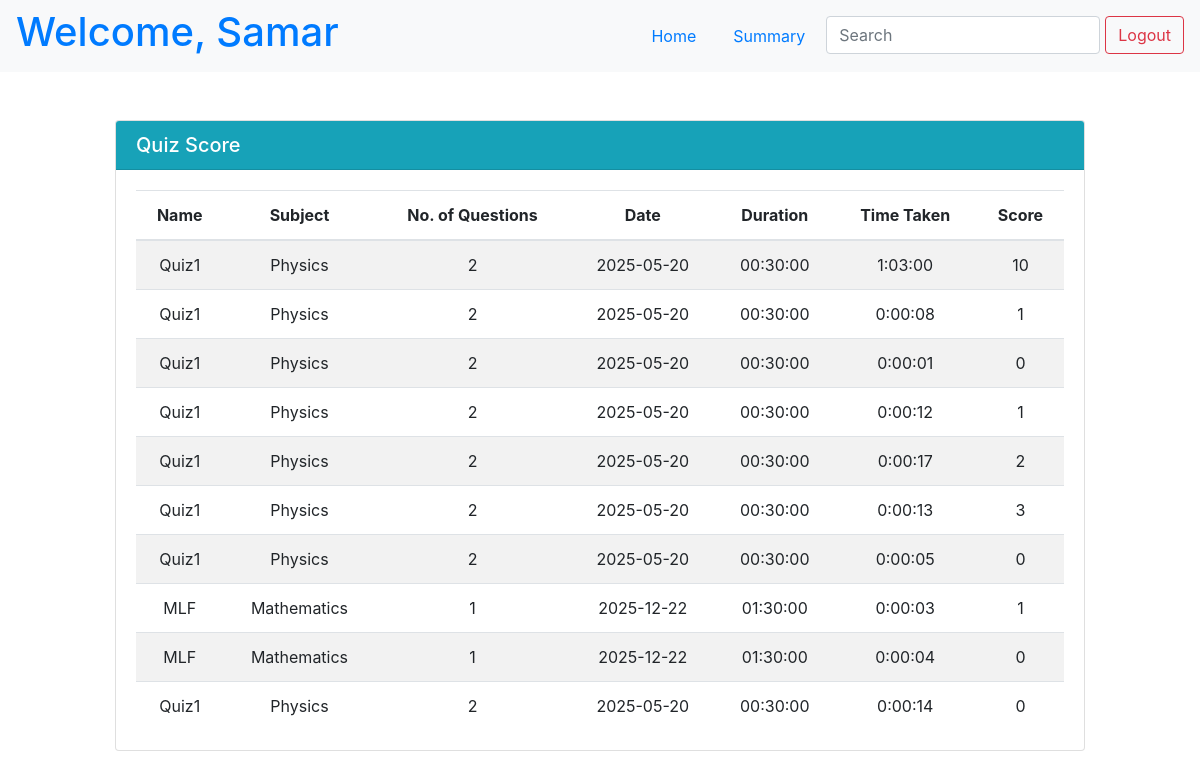
The app's page /samar/score (signed in) with its own data.
### app.py (models this page shows)
class User(db.Model):
    id = db.Column(db.Integer, primary_key=True)
    name = db.Column(db.String(255), nullable=False)
    username = db.Column(db.String(255), nullable=False, unique=True)
    password = db.Column(db.String(255), nullable=False)
    dob = db.Column(db.Date)
    blocked = db.Column(db.Boolean, default=0)
    score = db.relationship("Score", backref="user")

class Score(db.Model):
    id = db.Column(db.Integer, primary_key=True)
    quiz_id = db.Column(db.Integer, db.ForeignKey("quiz.id"), nullable=False)
    user_id = db.Column(db.Integer, db.ForeignKey("user.id"), nullable=False)
    start_time = db.Column(db.DateTime)
    end_time = db.Column(db.DateTime)
    user_score = db.Column(db.Integer, nullable=False)

class Quiz(db.Model):
    id = db.Column(db.Integer, primary_key=True)
    subject_id = db.Column(db.Integer, db.ForeignKey("subject.id"), nullable=False)
    name = db.Column(db.String(), nullable=False)
    quiz_date = db.Column(db.Date, nullable=False)
    time_duration = db.Column(db.Time, nullable=False)
    question = db.relationship('Quizwisequestion', backref="quiz")
    score = db.relationship('Score', backref="quiz")

class Subject(db.Model):
    id = db.Column(db.Integer, primary_key=True)
    name = db.Column(db.String(255), nullable=False)
    description = db.Column(db.String())
    chapter = db.relationship('Chapter', backref='subject')
    quiz = db.relationship('Quiz', backref="subject")

### app.py (the view)
@app.route("/<username>/score")
def user_score(username):
    user = User.query.filter_by(username=username).first()
    if not user or (not 'username' in session or username != session["username"]):
        flash("Invalid credentials!", "error")
        return redirect(url_for("index"))
    data = []
    tmp_data = db.session.query(
        Quiz.id.label("quiz_id"),
        Quiz.name.label("quiz_name"),
        Subject.name.label("subject_name"),
        Quiz.quiz_date,
        Quiz.time_duration,
        Score.start_time,
        Score.end_time,
        Score.user_score
    ).join(Subject).filter(Quiz.subject_id == Subject.id
    ).join(Score).filter(Score.quiz_id == Quiz.id).filter(Score.user_id==user.id).all()
    for row in tmp_data:
        data.append({
            "quiz_id":row.quiz_id,
            "quiz_name":row.quiz_name,
            "subject_name":row.subject_name,
            "no_of_questions": Quizwisequestion.query.filter_by(quiz_id=row.quiz_id).count(),
            "quiz_date":row.quiz_date,
            "time_duration":row.time_duration,
            "attempt_time":row.end_time-row.start_time,
            "user_score":row.user_score
        })
    return render_template("user_score.html", user=user, data=data)

### app.py (called while the page is built)
@app.after_request
def add_header(response):
    response.headers['Cache-Control'] = 'no-store, no-cache, must-revalidate, post-check=0, pre-check=0, max-age=0'
    response.headers['Pragma'] = 'no-cache'
    response.headers['Expires'] = '-1'
    return response

### templates/user_score.html (shortened to what this page needs)
{% extends 'base.html' %}
{% block content %}
<div class="page-wrapper">
    <nav class="navbar navbar-expand-lg navbar-light bg-light">
        <a href="{{ url_for('user', username=user.username) }}" style="text-decoration: none;">
            <h1>Welcome, {{user.name}}</h1>
        </a>
        <ul class="nav ml-auto">
            <li class="nav-item">
                <a class="nav-link" href="/{{user.username}}">Home</a>
            </li>
            <li class="nav-item">
                <a class="nav-link" href="/{{user.username}}/summary">Summary</a>
            </li>
            <li class="nav-item">
                <input class="form-control" type="search" placeholder="Search" aria-label="Search" name="q"
                    hx-get="/{{user.username}}/score/search" hx-trigger="keyup changed delay:500ms" hx-target="#search-results">
            </li>
            <li>
                <form action="/logout" class="d-inline">
                    <button type="submit" class="btn btn-outline-danger">Logout</button>
                </form>
            </li>
        </ul>
    </nav>
    <div id="search-results">
        {% if not search %}
        {% include 'quiz_score.html' %}
        {% endif %}
    </div>
</div>
{% endblock %}

### templates/base.html (shortened to what this page needs)
<!DOCTYPE html>
<html lang="en">
<head>
    <link rel="stylesheet" href="https://stackpath.bootstrapcdn.com/bootstrap/4.5.2/css/bootstrap.min.css">
</head>
<body>
    {% block content %}{% endblock %}
</body>
</html>

### templates/quiz_score.html
<div class="d-flex justify-content-center mt-5">
    <div class="col-md-10">
        <div class="card">
            <div class="card-header bg-info text-white d-flex align-items-center justify-content-between">
                <h5 class="card-title m-0">Quiz Score</h5>
            </div>
            <div class="card-body">
                <table class="table table-striped mb-0 text-center">
                    <thead>
                        <tr>
                            <th class="text-center">Name</th>
                            <th class="text-center">Subject</th>
                            <th class="text-center">No. of Questions</th>
                            <th class="text-center">Date</th>
                            <th class="text-center">Duration</th>
                            <th class="text-center">Time Taken</th>
                            <th class="text-center">Score</th>
                        </tr>
                    </thead>
                    <tbody>
                        {% for row in data %}
                        <tr>
                            <td class="text-center">{{ row.quiz_name }}</td>
                            <td class="text-center">{{ row.subject_name }}</td>
                            <td class="text-center">{{ row.no_of_questions }}</td>
                            <td class="text-center">{{ row.quiz_date }}</td>
                            <td class="text-center">{{ row.time_duration }}</td>
                            <td class="text-center">{{ row.attempt_time }}</td>
                            <td class="text-center">{{ row.user_score }}</td>
                        </tr>
                        {% endfor %}
                    </tbody>
                </table>
            </div>
        </div>
    </div>
</div>

### templates/user_score.html (style rules this page uses)
.nav-item { margin-right: 5px; }

### records on screen
User: name "Samar"
Score: quiz_name "Quiz1", subject_name "Physics", no_of_questions "2", quiz_date "2025-05-20", time_duration "00:30:00", attempt_time "1:03:00", user_score "10"
Score: quiz_name "Quiz1", subject_name "Physics", no_of_questions "2", quiz_date "2025-05-20", time_duration "00:30:00", attempt_time "0:00:08", user_score "1"
Score: quiz_name "Quiz1", subject_name "Physics", no_of_questions "2", quiz_date "2025-05-20", time_duration "00:30:00", attempt_time "0:00:01", user_score "0"
Score: quiz_name "Quiz1", subject_name "Physics", no_of_questions "2", quiz_date "2025-05-20", time_duration "00:30:00", attempt_time "0:00:12", user_score "1"
Score: quiz_name "Quiz1", subject_name "Physics", no_of_questions "2", quiz_date "2025-05-20", time_duration "00:30:00", attempt_time "0:00:17", user_score "2"
Score: quiz_name "Quiz1", subject_name "Physics", no_of_questions "2", quiz_date "2025-05-20", time_duration "00:30:00", attempt_time "0:00:13", user_score "3"
Score: quiz_name "Quiz1", subject_name "Physics", no_of_questions "2", quiz_date "2025-05-20", time_duration "00:30:00", attempt_time "0:00:05", user_score "0"
Score: quiz_name "MLF", subject_name "Mathematics", no_of_questions "1", quiz_date "2025-12-22", time_duration "01:30:00", attempt_time "0:00:03", user_score "1"
Score: quiz_name "MLF", subject_name "Mathematics", no_of_questions "1", quiz_date "2025-12-22", time_duration "01:30:00", attempt_time "0:00:04", user_score "0"
Score: quiz_name "Quiz1", subject_name "Physics", no_of_questions "2", quiz_date "2025-05-20", time_duration "00:30:00", attempt_time "0:00:14", user_score "0"
